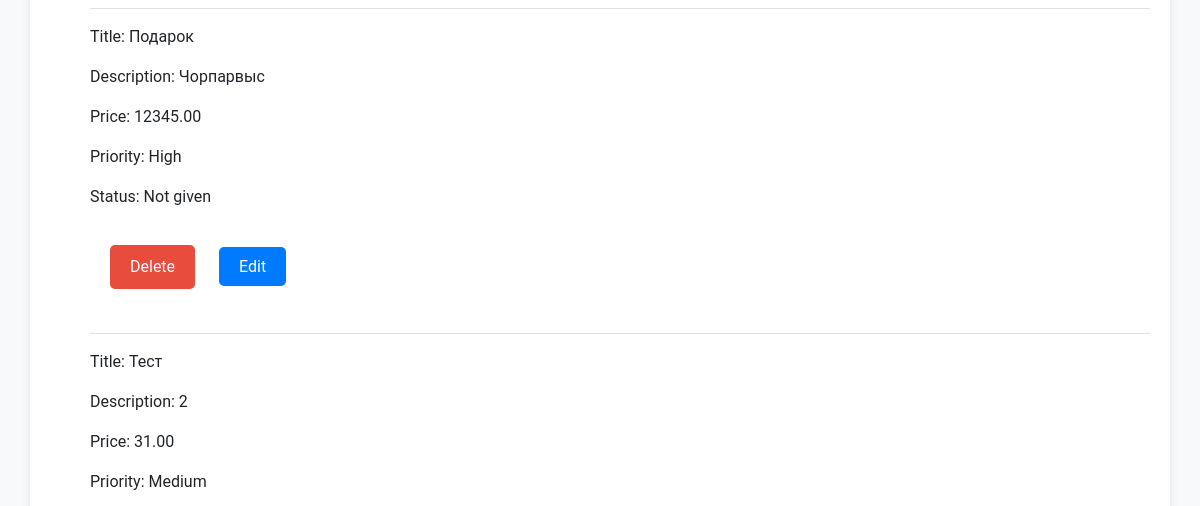
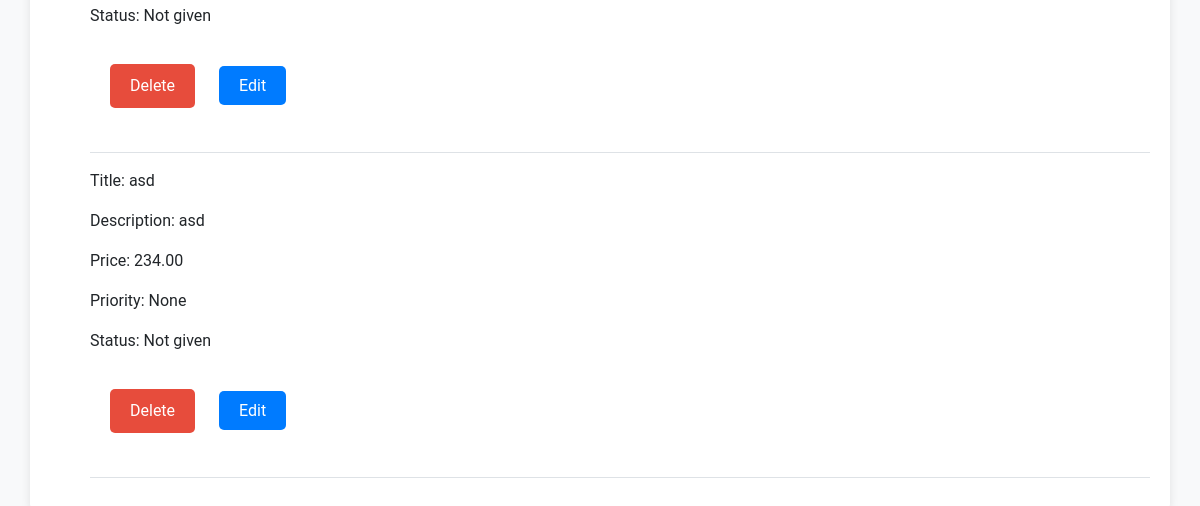
Page /api/user-gift-list/ (signed in, lower part) on the earlier database version (2 pictures, top to bottom).
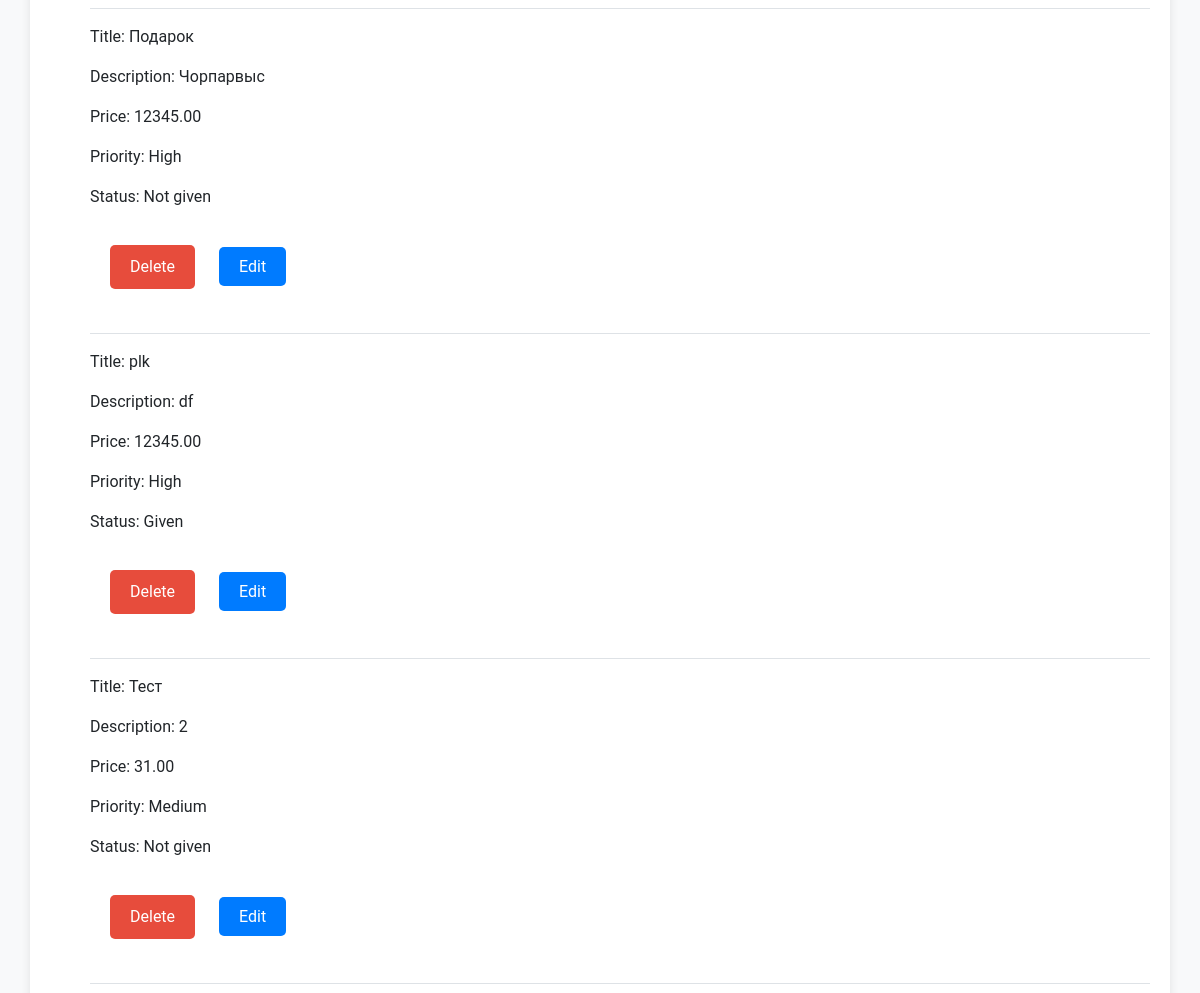
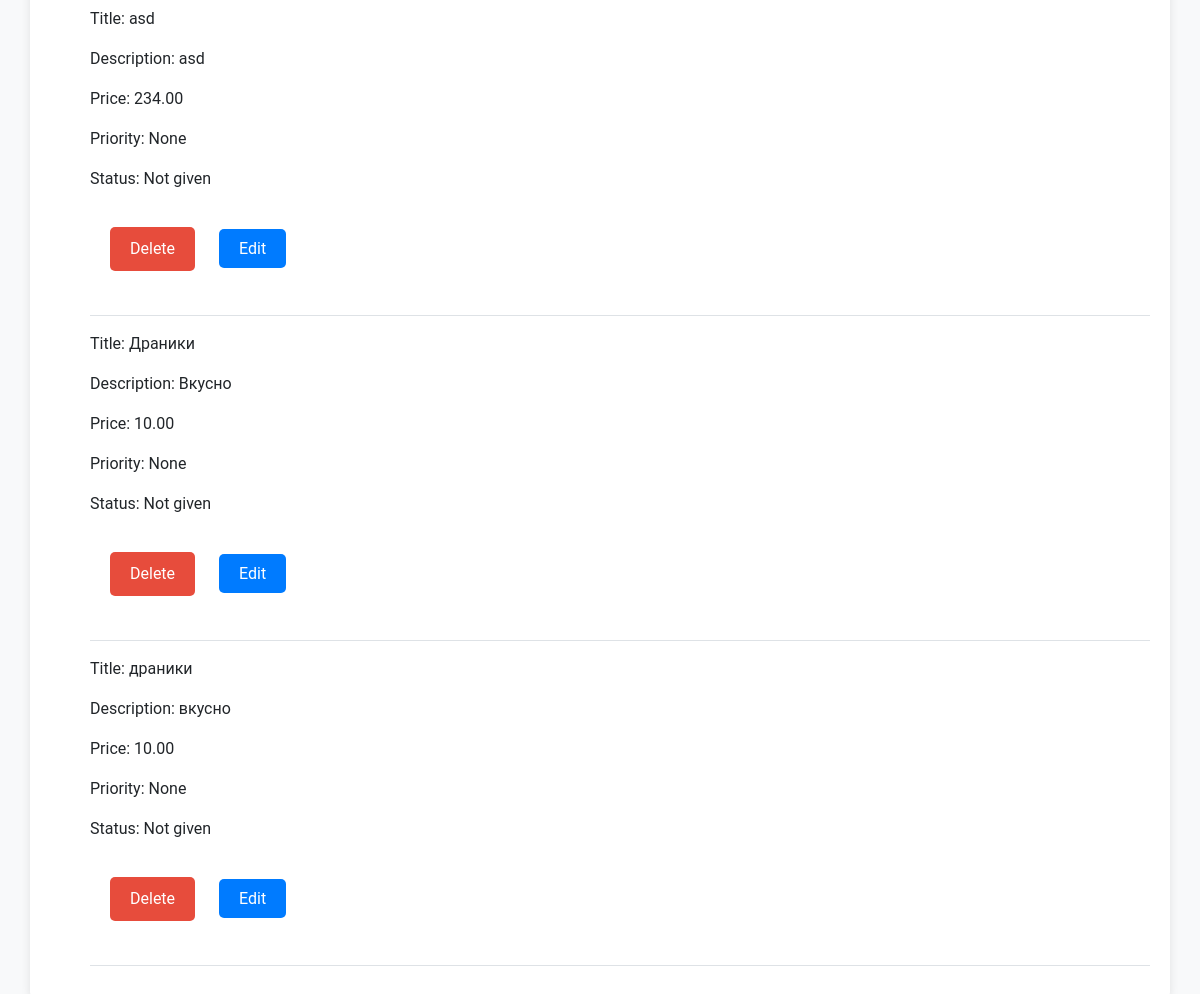
Same page on the later database version (2 pictures, top to bottom).
### api/models.py (models this page shows, shortened)
class Gift(models.Model):
    PRIORITY_CHOICES = [
        ('high', 'High'),
        ('medium', 'Medium'),
        ('low', 'Low'),
        ('none', 'None'),
    ]
    STATUS_CHOICES = [
        ('given', 'Given'),
        ('not given', 'Not given'),
        ('booked', 'Booked'),
    ]
    user = models.ForeignKey(User, on_delete=models.CASCADE)
    title = models.CharField(max_length=255)
    description = models.TextField()
    price = models.DecimalField(max_digits=10, decimal_places=2)
    priority = models.CharField(max_length=10, choices=PRIORITY_CHOICES, default='none')
    status = models.CharField(max_length=10, choices=STATUS_CHOICES, default='not given')
    image = models.ImageField(upload_to='gift_images/', blank=True, null=True)

### api/views.py (the view)
# urls.py: path('user-gift-list/', user_gift_list, name='user-gift-list'),
@login_required
def user_gift_list(request):
    gifts = Gift.objects.filter(user=request.user)
    sort_options = {
        'priority': 'Priority',
        'title': 'Alphabetical',
        'price': 'Price',
        'status': 'Status',
    }
    sort_by = request.GET.get('sort_by', 'priority')
    order = request.GET.get('order', 'asc')
    search_query = request.GET.get('search_query')
    gifts = Gift.objects.filter(user=request.user)
    if search_query:
        gifts = gifts.filter(Q(title__icontains=search_query) | Q(description__icontains=search_query))
    if order == 'desc':
        gifts = gifts.order_by(f'-{sort_by}')
    else:
        gifts = gifts.order_by(sort_by)
    context = {
        'gifts': gifts,
        'sort_by': sort_by,
        'order': order,
        'sort_options': sort_options,
        'search_query': search_query,
    }
    return render(request, 'user_gift_list.html', context)

### templates/user_gift_list.html (shortened to what this page needs)
{% extends 'base.html' %}
{% load i18n %}
{% block content %}
    {% if search_query %}
        {% if gifts%}
            <ul>
                {% for gift in gifts %}
                    <div class="mb-4">
                        <p>{% trans "Title:"%} {{ gift.title }}</p>
                        <p>{% trans "Description:"%} {{ gift.description }}</p>
                        <p>{% trans "Price:"%} {{ gift.price }}</p>
                        <p>{% trans "Priority:"%} {{ gift.get_priority_display }}</p>
                        <p>{% trans "Status:"%} {{ gift.get_status_display }}</p>
                        <form method="post" action="{% url 'delete-gift' pk=gift.pk %}" style="display: inline;">
                            {% csrf_token %}
                            <button type="submit" class="delete-button">{% trans "Delete"%}</button>
                        </form>
                        <a href="{% url 'edit-gift' pk=gift.pk %}" class="standard-button" enctype="multipart/form-data">{% trans "Edit"%}</a>
                    </div>
                    <hr>
                {% endfor %}
            </ul>
        {% else %}
            <p>{% trans "No gifts found." %}</p>
        {% endif %}
    {% else%}
        {% if gifts%}
            <ul>
                {% for gift in gifts %}
                    <div class="mb-4">
                        <p>{% trans "Title:"%} {{ gift.title }}</p>
                        <p>{% trans "Description:"%} {{ gift.description }}</p>
                        <p>{% trans "Price:"%} {{ gift.price }}</p>
                        <p>{% trans "Priority:"%} {{ gift.get_priority_display }}</p>
                        <p>{% trans "Status:"%} {{ gift.get_status_display }}</p>
                        <form method="post" action="{% url 'delete-gift' pk=gift.pk %}" style="display: inline;">
                            <button type="submit" class="delete-button">{% trans "Delete"%}</button>
                        </form>
                        <a href="{% url 'edit-gift' pk=gift.pk %}" class="standard-button" enctype="multipart/form-data">{% trans "Edit"%}</a>
                    </div>
                    <hr>
                {% endfor %}
            </ul>
        {% else %}
            <p>{% trans "You haven't gifts." %}</p>
        {% endif %}
    {% endif %}
{% endblock %}

### templates/base.html (shortened to what this page needs)
<!DOCTYPE html>
{% load i18n %}
<html lang="en">
<head>
    <link rel="stylesheet" href="https://stackpath.bootstrapcdn.com/bootstrap/4.3.1/css/bootstrap.min.css">
</head>
<body>
    <div class="container">
        {% block content %}{% endblock %}
    </div>
</body>
</html>

### templates/base.html (style rules this page uses)
body { background-color: #f8f9fa; margin: 20px; font-family: 'Roboto', sans-serif; font-size: 16px; }
.container { background-color: #fff; padding: 20px; border-radius: 10px; box-shadow: 0 0 10px rgba(0, 0, 0, 0.1); margin-top: 20px; }
.standard-button { background-color: #007bff; color: #fff; border: none; padding: 10px 20px; border-radius: 5px; cursor: pointer; }
.delete-button { background-color: #e74c3c; color: #fff; border: none; padding: 10px 20px; margin: 20px; border-radius: 5px; cursor: pointer; }
hr { border-top: 1px solid #dee2e6; }

Differences in the rows shown:
added Gift: title "plk", description "df", price "12345.00", priority "High", status "Given"
added Gift: title "Драники", description "Вкусно", price "10.00", priority "None", status "Not given"
added Gift: title "драники", description "вкусно", price "10.00", priority "None", status "Not given"
